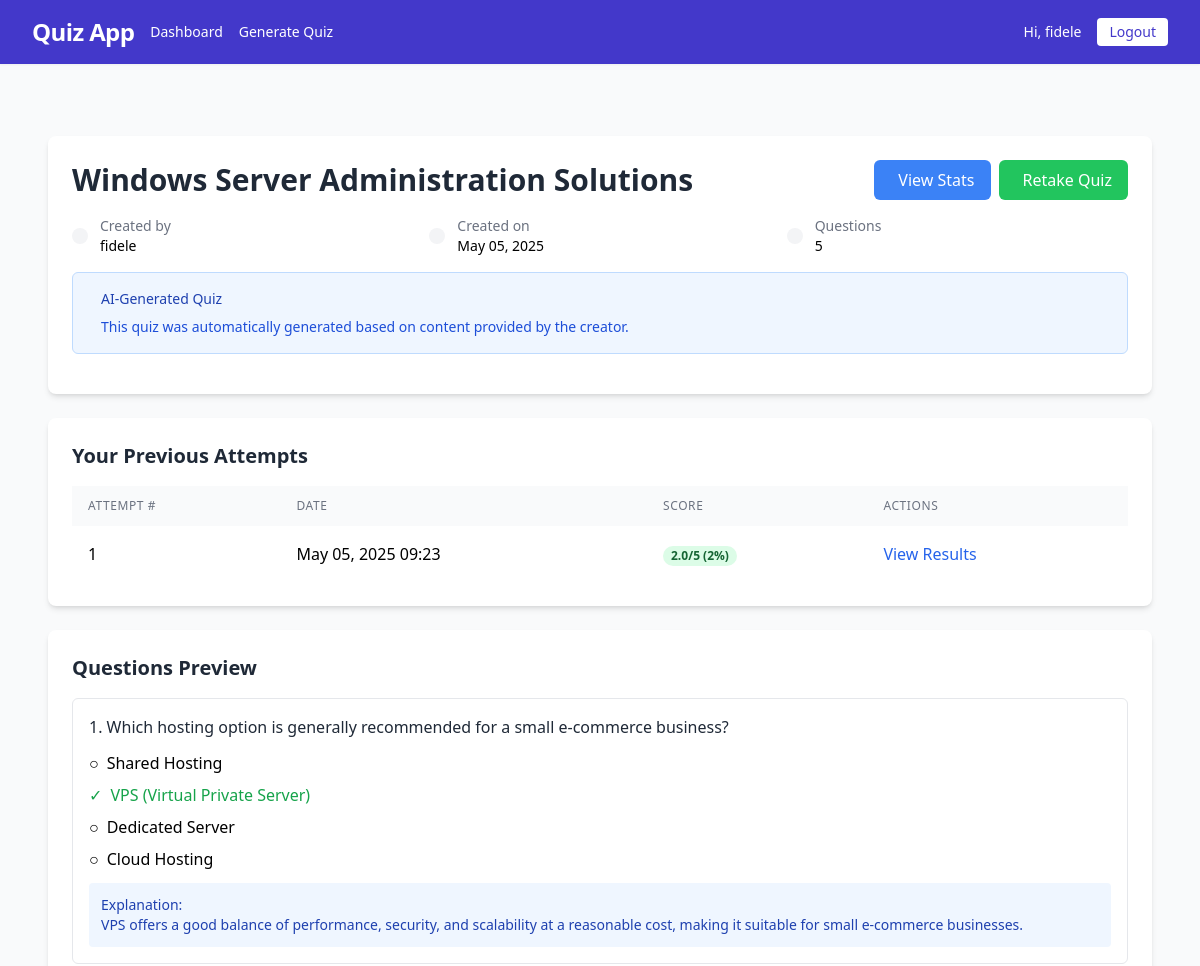
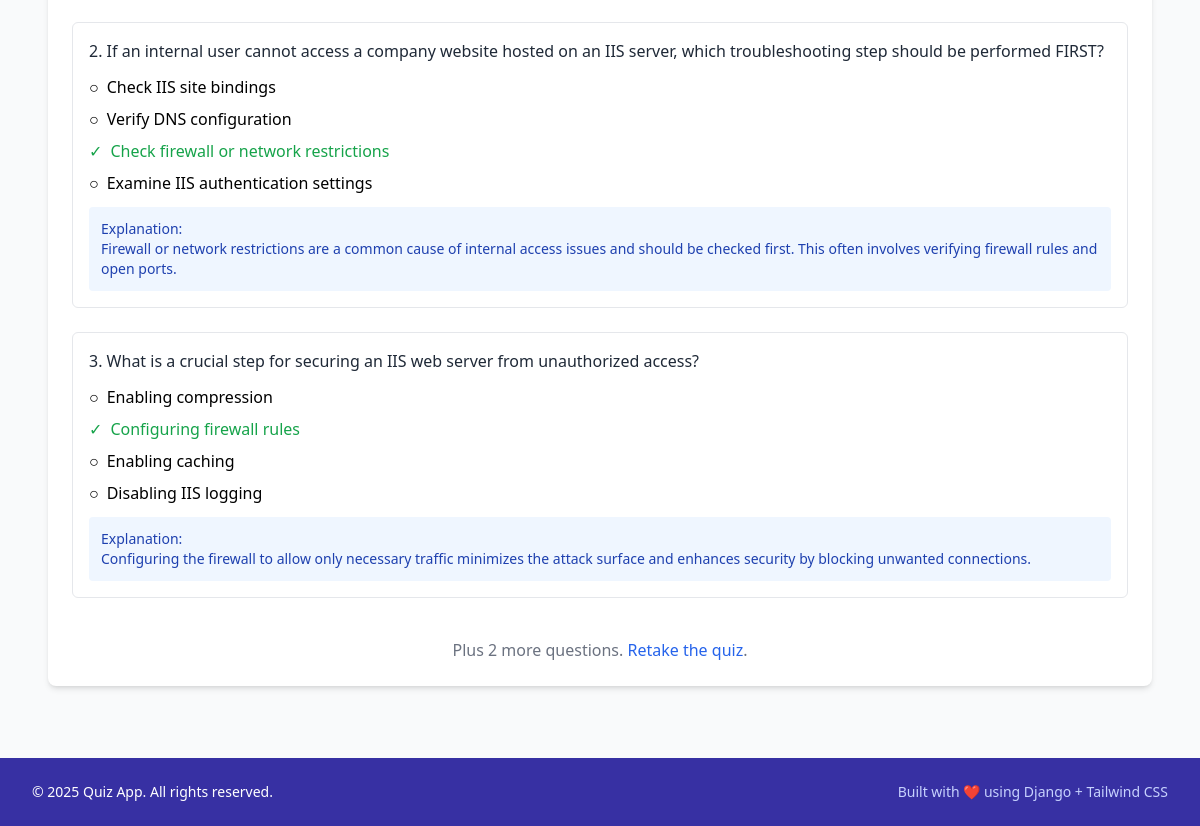
/quiz/quiz/2/ (signed in), run on the app's committed database (2 pictures, top to bottom).
### quiz/models.py (models this page shows, shortened)
class Quiz(models.Model):
    title = models.CharField(max_length=200)
    description = models.TextField(blank=True)
    creator = models.ForeignKey(User, on_delete=models.CASCADE, related_name='created_quizzes')
    created_at = models.DateTimeField(auto_now_add=True)
    is_ai_generated = models.BooleanField(default=False)
    source_content = models.TextField(blank=True, help_text="Original content used for AI quiz generation")

class QuizAttempt(models.Model):
    quiz = models.ForeignKey(Quiz, on_delete=models.CASCADE, related_name='attempts')
    user = models.ForeignKey(User, on_delete=models.CASCADE, related_name='quiz_attempts')
    start_time = models.DateTimeField(default=timezone.now)
    end_time = models.DateTimeField(null=True, blank=True)
    score = models.FloatField(default=0)
    max_score = models.IntegerField(default=0)

class Question(models.Model):
    quiz = models.ForeignKey(Quiz, on_delete=models.CASCADE, related_name='questions')
    text = models.TextField()
    explanation = models.TextField(blank=True, help_text="Explanation of the correct answer")
    order = models.IntegerField(default=0)
    class Meta:
        ordering = ['order']

class Choice(models.Model):
    question = models.ForeignKey(Question, on_delete=models.CASCADE, related_name='choices')
    text = models.CharField(max_length=200)
    is_correct = models.BooleanField(default=False)

### quiz/views.py (the view)
# urls.py: path('quiz/<int:quiz_id>/', views.quiz_detail, name='quiz_detail'),
@login_required
def quiz_detail(request, quiz_id):
    quiz = get_object_or_404(Quiz, id=quiz_id)
    questions = quiz.questions.all().prefetch_related('choices')
    user_attempts = QuizAttempt.objects.filter(quiz=quiz, user=request.user)
    context = {
        'quiz': quiz,
        'questions': questions,
        'user_attempts': user_attempts
    }
    return render(request, 'quiz/quiz_detail.html', context)

### notifications/views.py (called while the page is built)
def notification_count(request):
    count = 0
    if request.user.is_authenticated:
        count = Notification.objects.filter(recipient=request.user, read=False).count()
    return {'notification_count': count}

### quiz/templates/quiz/quiz_detail.html (shortened to what this page needs)
{% extends 'quiz/base.html' %}
{% load static %}
{% block content %}
<div class="max-w-6xl mx-auto px-4 py-8">
    <div class="bg-white rounded-lg shadow-md p-6 mb-6">
        <div class="flex justify-between items-center mb-4">
            <h1 class="text-3xl font-bold text-gray-800">{{ quiz.title }}</h1>
            <div class="flex space-x-2">
                {% if quiz.creator == request.user %}
                    <a href="{% url 'quiz_stats' quiz.id %}" class="bg-blue-500 hover:bg-blue-600 text-white px-4 py-2 rounded-md">
                         View Stats
                    </a>
                {% endif %}
                {% if user_attempts.exists %}
                    <a href="{% url 'take_quiz' quiz.id %}" class="bg-green-500 hover:bg-green-600 text-white px-4 py-2 rounded-md">
                         Retake Quiz
                    </a>
                {% else %}
                    <a href="{% url 'take_quiz' quiz.id %}" class="bg-green-500 hover:bg-green-600 text-white px-4 py-2 rounded-md">
                        <i class="fas fa-play mr-2"></i> Take Quiz
                    </a>
                {% endif %}
            </div>
        </div>
        <div class="grid grid-cols-1 md:grid-cols-3 gap-4 mb-4 text-sm">
            <div class="flex items-center">
                <div class="bg-gray-100 rounded-full p-2 mr-3">
                </div>
                <div>
                    <p class="text-gray-500">Created by</p>
                    <p class="font-medium">{{ quiz.creator.username }}</p>
                </div>
            </div>
            <div class="flex items-center">
                <div class="bg-gray-100 rounded-full p-2 mr-3">
                </div>
                <div>
                    <p class="text-gray-500">Created on</p>
                    <p class="font-medium">{{ quiz.created_at|date:"M d, Y" }}</p>
                </div>
            </div>
            <div class="flex items-center">
                <div class="bg-gray-100 rounded-full p-2 mr-3">
                </div>
                <div>
                    <p class="text-gray-500">Questions</p>
                    <p class="font-medium">{{ questions.count }}</p>
                </div>
            </div>
        </div>
        {% if quiz.is_ai_generated %}
        <div class="bg-blue-50 border border-blue-200 rounded-md p-4 mb-4">
            <div class="flex">
                <div class="ml-3">
                    <h3 class="text-sm font-medium text-blue-800">AI-Generated Quiz</h3>
                    <div class="mt-2 text-sm text-blue-700">
                        <p>This quiz was automatically generated based on content provided by the creator.</p>
                    </div>
                </div>
            </div>
        </div>
        {% endif %}
    </div>
    {% if user_attempts %}
    <div class="bg-white rounded-lg shadow-md p-6 mb-6">
        <h2 class="text-xl font-semibold text-gray-800 mb-4">Your Previous Attempts</h2>
        <div class="overflow-x-auto">
            <table class="min-w-full bg-white">
                <thead class="bg-gray-50">
                    <tr>
                        <th class="py-3 px-4 text-left text-xs font-medium text-gray-500 uppercase tracking-wider">Attempt #</th>
                        <th class="py-3 px-4 text-left text-xs font-medium text-gray-500 uppercase tracking-wider">Date</th>
                        <th class="py-3 px-4 text-left text-xs font-medium text-gray-500 uppercase tracking-wider">Score</th>
                        <th class="py-3 px-4 text-left text-xs font-medium text-gray-500 uppercase tracking-wider">Actions</th>
                    </tr>
                </thead>
                <tbody class="divide-y divide-gray-200">
                    {% for attempt in user_attempts %}
                    <tr class="hover:bg-gray-50">
                        <td class="py-4 px-4 whitespace-nowrap">{{ forloop.counter }}</td>
                        <td class="py-4 px-4 whitespace-nowrap">{{ attempt.start_time|date:"M d, Y H:i" }}</td>
                        <td class="py-4 px-4 whitespace-nowrap">
                            {% if attempt.end_time %}
                                <span class="px-2 inline-flex text-xs leading-5 font-semibold rounded-full bg-green-100 text-green-800">
                                    {{ attempt.score }}/{{ attempt.max_score }} ({{ attempt.score|floatformat:0|default:0 }}%)
                                </span>
                            {% else %}
                                <span class="px-2 inline-flex text-xs leading-5 font-semibold rounded-full bg-yellow-100 text-yellow-800">
                                    In Progress
                                </span>
                            {% endif %}
                        </td>
                        <td class="py-4 px-4 whitespace-nowrap">
                            {% if attempt.end_time %}
                                <a href="{% url 'quiz_results' attempt.id %}" class="text-blue-600 hover:text-blue-900">View Results</a>
                            {% else %}
                                <a href="{% url 'take_quiz' quiz.id %}" class="text-blue-600 hover:text-blue-900">Continue</a>
                            {% endif %}
                        </td>
                    </tr>
                    {% endfor %}
                </tbody>
            </table>
        </div>
    </div>
    {% endif %}
    <div class="bg-white rounded-lg shadow-md p-6">
        <h2 class="text-xl font-semibold text-gray-800 mb-4">Questions Preview</h2>
        <div class="space-y-6">
            {% for question in questions|slice:":3" %}
                <div class="border border-gray-200 rounded-md p-4">
                    <h3 class="font-medium text-gray-800 mb-2">{{ forloop.counter }}. {{ question.text }}</h3>
                    {% if user_attempts.exists %}
                        <ul class="space-y-2 mt-3">
                            {% for choice in question.choices.all %}
                                <li class="flex items-center {% if choice.is_correct %}text-green-600 font-medium{% endif %}">
                                    <span class="mr-2">{% if choice.is_correct %}✓{% else %}○{% endif %}</span>
                                    {{ choice.text }}
                                </li>
                            {% endfor %}
                        </ul>
                        {% if question.explanation %}
                            <div class="mt-3 p-3 bg-blue-50 text-blue-800 text-sm rounded">
                                <p class="font-medium">Explanation:</p>
                                <p>{{ question.explanation }}</p>
                            </div>
                        {% endif %}
                    {% else %}
                        <p class="text-gray-500 text-sm italic">Take the quiz to see answer choices</p>
                    {% endif %}
                </div>
            {% endfor %}
            {% if questions.count > 3 %}
                <div class="text-center pt-4">
                    <p class="text-gray-500">
                        {% if not user_attempts.exists %}
                            <a href="{% url 'take_quiz' quiz.id %}" class="text-blue-600 hover:underline">Take the quiz</a> to see all {{ questions.count }} questions.
                        {% else %}
                            Plus {{ questions.count|add:"-3" }} more questions. <a href="{% url 'take_quiz' quiz.id %}" class="text-blue-600 hover:underline">Retake the quiz</a>.
                        {% endif %}
                    </p>
                </div>
            {% endif %}
        </div>
    </div>
</div>
{% endblock %}

### quiz/templates/quiz/base.html (shortened to what this page needs)
<!DOCTYPE html>
<html lang="en">
<head>
  <script src="https://cdn.tailwindcss.com"></script>
</head>
<body class="bg-gray-50 min-h-screen flex flex-col">
  <header class="bg-indigo-700 text-white shadow-sm">
    <div class="max-w-7xl mx-auto px-4 sm:px-6 lg:px-8">
      <div class="flex justify-between items-center h-16">
        <div class="flex items-center space-x-4">
          <span class="text-2xl font-bold tracking-tight">Quiz App</span>
          <nav class="hidden md:flex space-x-4">
            <a href="{% url 'dashboard' %}" class="hover:underline hover:text-indigo-200 text-sm font-medium">Dashboard</a>
            <a href="{% url 'generate_quiz' %}" class="hover:underline hover:text-indigo-200 text-sm font-medium">Generate Quiz</a>
          </nav>
        </div>
        <div class="hidden md:flex items-center space-x-4">
          {% if user.is_authenticated %}
            <span class="text-sm font-medium">Hi, {{ user.first_name|default:user.username }}</span>
            <a href="{% url 'logout' %}" class="text-sm bg-white text-indigo-700 px-3 py-1 rounded hover:bg-indigo-100 font-medium transition">Logout</a>
          {% else %}
            <a href="{% url 'login' %}" class="text-sm font-medium hover:underline">Login</a>
          {% endif %}
        </div>
      </div>
    </div>
  </header>
  <main class="flex-1 max-w-7xl w-full mx-auto px-4 sm:px-6 lg:px-8 py-10">
    {% block content %}{% endblock %}
  </main>
  <footer class="bg-indigo-800 text-white">
    <div class="max-w-7xl mx-auto px-4 sm:px-6 lg:px-8 py-6 flex flex-col md:flex-row justify-between items-center gap-4">
      <p class="text-sm">&copy; 2025 Quiz App. All rights reserved.</p>
      <p class="text-sm text-indigo-200">Built with ❤️ using Django + Tailwind CSS</p>
    </div>
  </footer>
</body>
</html>

### data on the page
Quiz: title "Windows Server Administration Solutions", creator.username "fidele", created_at "May 05, 2025"
QuizAttempt: start_time "May 05, 2025 09:23", score "2.0", max_score "5", score "2", shows "View Results"
Question: text "Which hosting option is generally recommended for a small e-commerce business?", explanation "VPS offers a good balance of performance, security, and scalability at a reasonable cost, making it suitable for small e-commerce businesses."
Choice: text "Shared Hosting"
Choice: text "VPS (Virtual Private Server)"
Choice: text "Dedicated Server"
Choice: text "Cloud Hosting"
Question: text "If an internal user cannot access a company website hosted on an IIS server, which troubleshooting step should be performed FIRST?", explanation "Firewall or network restrictions are a common cause of internal access issues and should be checked first. This often involves verifying firewall rules and open ports."
Choice: text "Check IIS site bindings"
Choice: text "Verify DNS configuration"
Choice: text "Check firewall or network restrictions"
Choice: text "Examine IIS authentication settings"
Question: text "What is a crucial step for securing an IIS web server from unauthorized access?", explanation "Configuring the firewall to allow only necessary traffic minimizes the attack surface and enhances security by blocking unwanted connections."
Choice: text "Enabling compression"
Choice: text "Configuring firewall rules"
Choice: text "Enabling caching"
Choice: text "Disabling IIS logging"

### other printed values
{{ user.first_name|default:user.username }} "fidele"
{{ questions.count }} "5"
{{ questions.count|add:"-3" }} "2"
